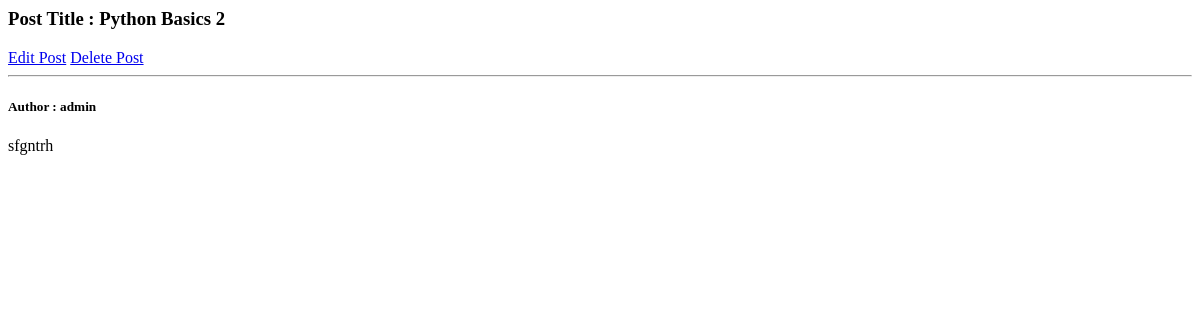
/blog/1, run on an earlier commit of the app's database.
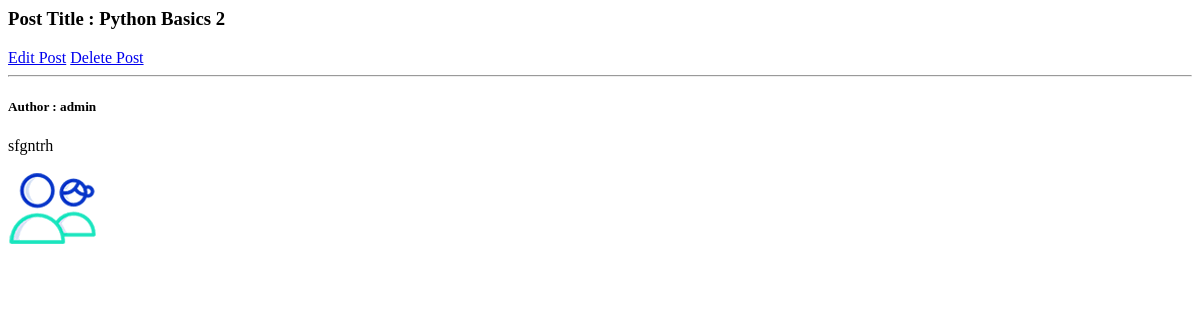
And on a later commit of the database.
### posts/models.py (models this page shows)
class Post(models.Model):
    author = models.ForeignKey(User,related_name='post_author' , on_delete=models.SET_NULL,null=True)
    title = models.CharField(max_length=120)
    content = models.TextField(max_length=30000)
    publish_date = models.DateTimeField(default=timezone.now)
    image = models.ImageField(upload_to='posts')
    tags = TaggableManager()

### posts/views.py (the view)
# urls.py: path('blog/<int:post_id>' , post_detail),
def post_detail(request,post_id):
    data = Post.objects.get(id=post_id)
    return render(request,'post.html',{'post':data})

### posts/templates/post.html
<h3> Post Title : {{post.title}} </h3>
<a href="/blog/{{post.id}}/edit">Edit Post</a>
<a href="/blog/{{post.id}}/delete">Delete Post</a>
<hr>
<h5> Author : {{post.author}} </h5>
<p> {{post.content}} </p>
<img src="{{post.image.url}}" alt="">

What changed in the data, as far as the page shows it:
changed Post "Python Basics 2": image: picture added
